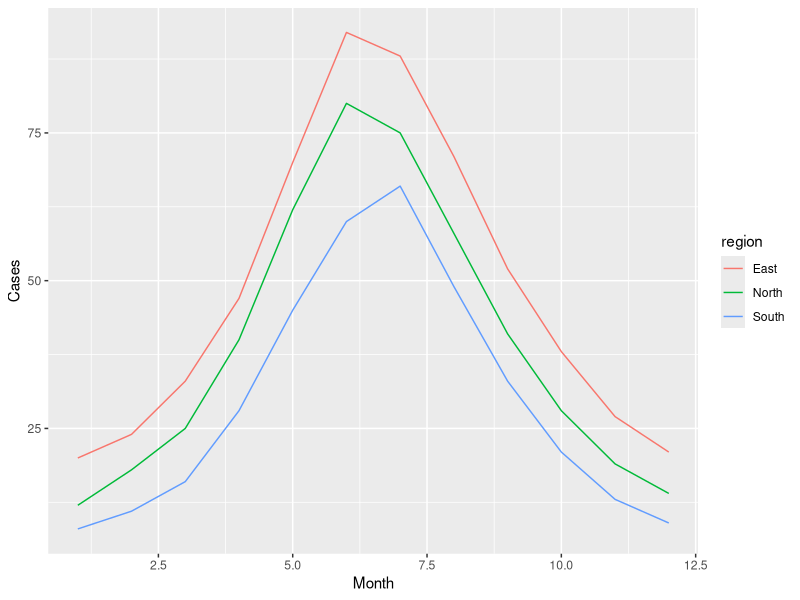

The R script that drew this image:
## ---- chunk 1
#| label: setup
#| include: false

library(readr)
library(dplyr)
library(ggplot2)

cases <- read_csv("data/cases.csv")
## ---- chunk 2
#| label: fig-cases
#| fig-cap: "TODO: write a caption"

ggplot(cases, aes(month, n, colour = region)) +
  geom_line() +
  labs(x = "Month", y = "Cases")
## ---- chunk 3
#| label: tbl-summary
#| tbl-cap: "TODO: write a caption"

cases |>
  group_by(region) |>
  summarise(total = sum(n), mean = round(mean(n), 1))
